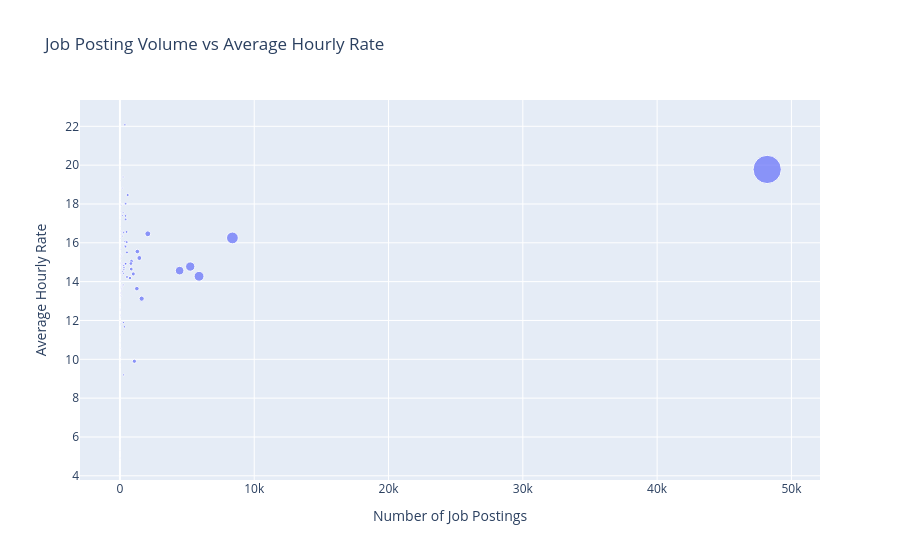

The cell this chart's notebook holds for it:
### Code cell
fig = px.scatter(
    country_rate_filtered,
    x="Job_Postings",
    y="Average_Hourly_Rate",
    size="Job_Postings",
    hover_name=COUNTRY_COLUMN,
    title="Job Posting Volume vs Average Hourly Rate",
    labels={
        "Job_Postings": "Number of Job Postings",
        "Average_Hourly_Rate":
            "Average Hourly Rate"
    }
)

fig.show()

### Figure 1 — Plotly figure (JSON) as saved in the notebook; plotly's stock layout.template omitted (floating-point values rounded to 4 significant figures; data arrays with more than 128 entries replaced by an {"elided": "..."} marker saying what was removed)
{"data": [{"hovertemplate": "<b>%{hovertext}</b><br><br>Number of Job Postings=%{marker.size}<br>Average Hourly Rate=%{y}<extra></extra>", "hovertext": {"elided": "143 str values"}, "legendgroup": "", "marker": {"color": "#636efa", "size": {"elided": "143 int values"}, "sizemode": "area", "sizeref": 120.5, "symbol": "circle"}, "mode": "markers", "name": "", "orientation": "v", "showlegend": false, "type": "scatter", "x": {"elided": "143 int values"}, "xaxis": "x", "y": {"elided": "143 float values"}, "yaxis": "y"}], "layout": {"legend": {"itemsizing": "constant", "tracegroupgap": 0}, "title": {"text": "Job Posting Volume vs Average Hourly Rate"}, "xaxis": {"anchor": "y", "domain": [0, 1], "title": {"text": "Number of Job Postings"}}, "yaxis": {"anchor": "x", "domain": [0, 1], "title": {"text": "Average Hourly Rate"}}}}
